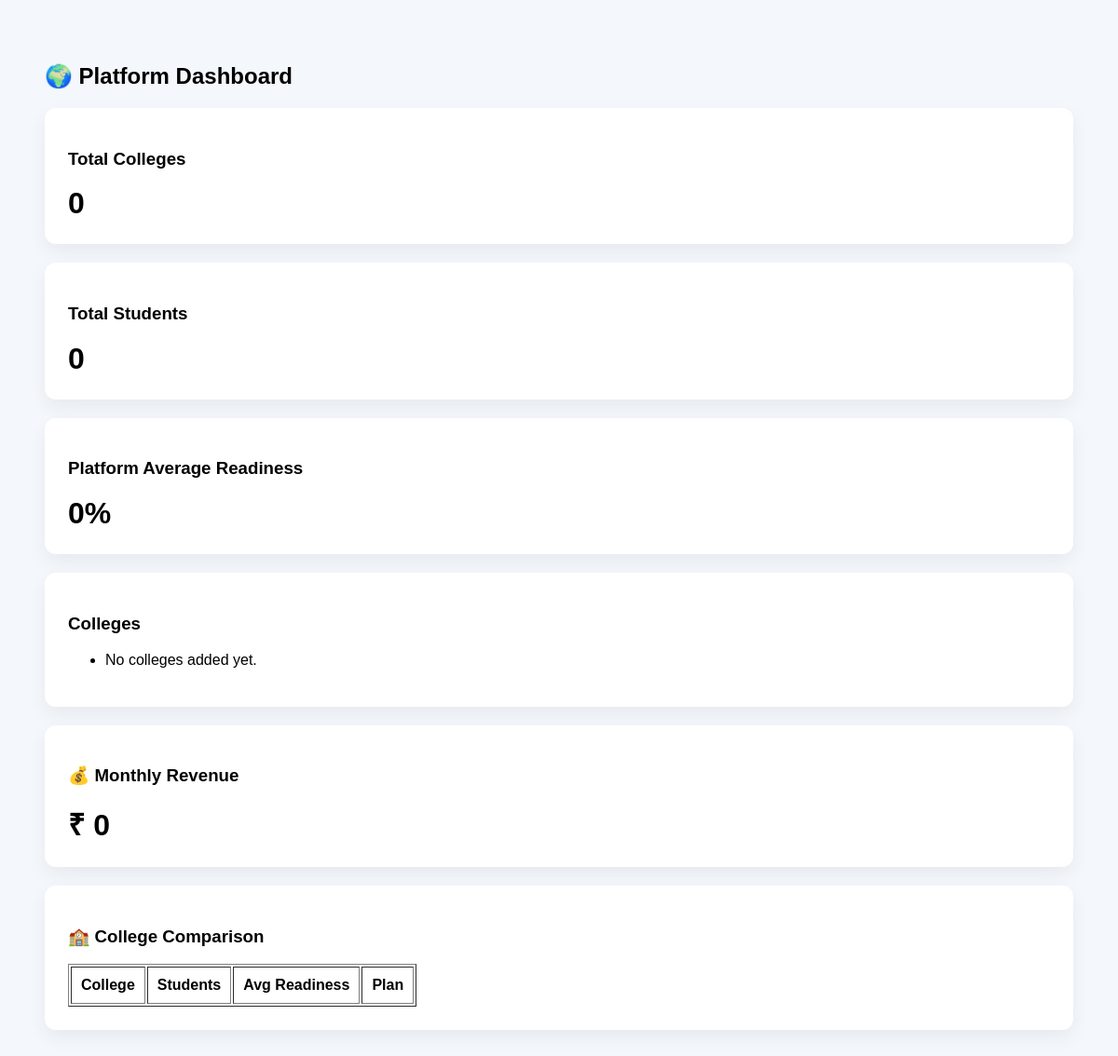
Before: /platform/dashboard/ (signed in) with the older database file.
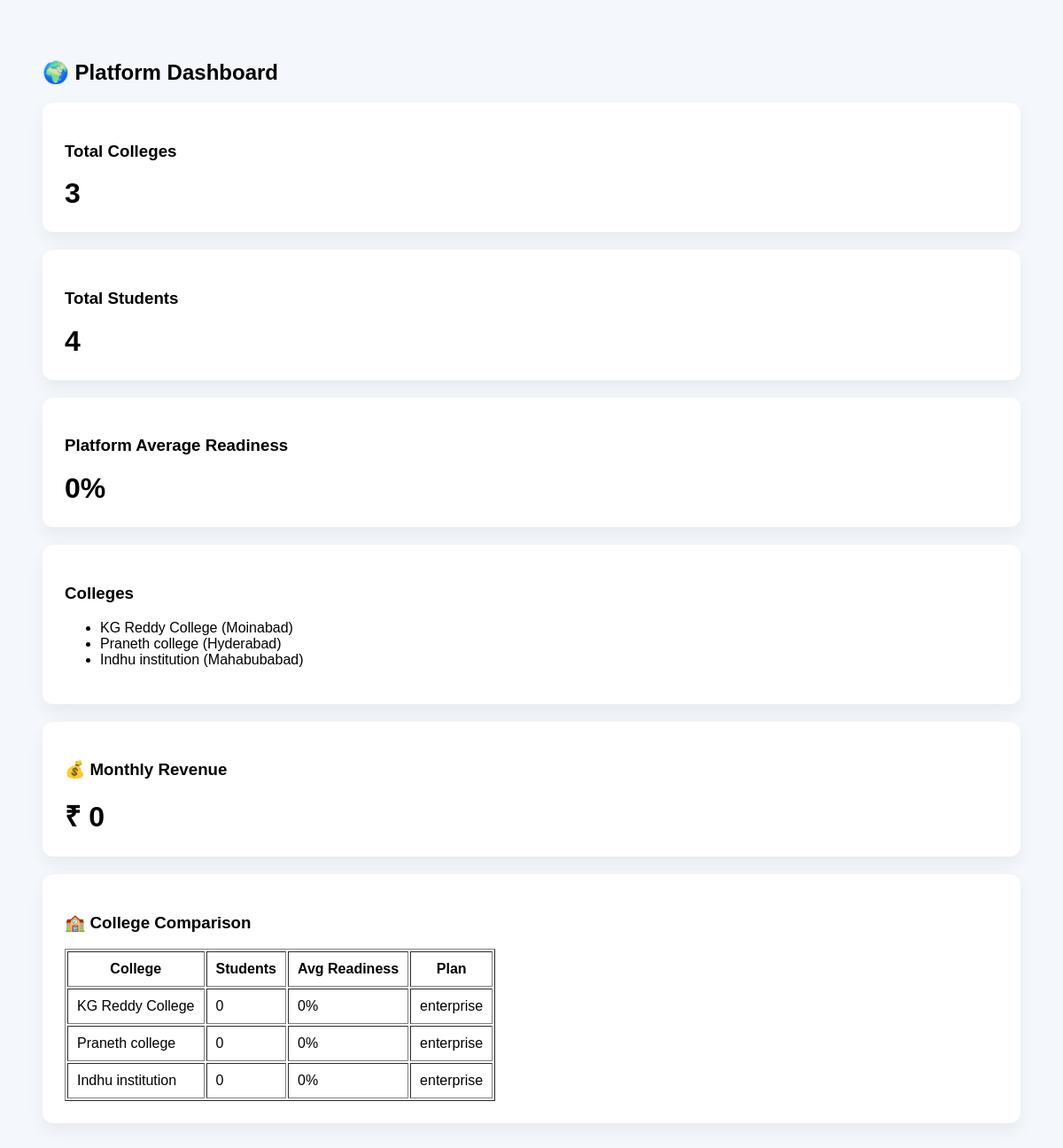
After: the same page with the newer database file.
### core/models.py (models this page shows, shortened)
class Institution(models.Model):
    name = models.CharField(max_length=255)
    code = models.CharField(max_length=50, unique=True)
    city = models.CharField(max_length=100, blank=True)
    state = models.CharField(max_length=100, blank=True)
    admin_email = models.EmailField(
    blank=True,
    null=True,
    help_text="College admin email"
)
    created_at = models.DateTimeField(auto_now_add=True)
    PLAN_CHOICES = [
        ("free", "Free"),
        ("pro", "Pro"),
        ("enterprise", "Enterprise"),
    ]
    plan = models.CharField(
        max_length=20,
        choices=PLAN_CHOICES,
        default="free"
    )
    student_limit = models.PositiveIntegerField(default=100)
    subscription_start = models.DateField(null=True, blank=True)
    subscription_end = models.DateField(null=True, blank=True)
    monthly_price = models.FloatField(default=0.0)
    is_active = models.BooleanField(default=True)
    invite_token = models.CharField(max_length=255, blank=True, null=True)

### core/views/views_super_admin.py (the view)
# urls.py: path("platform/dashboard/", super_admin_dashboard, name="super_admin_dashboard"),
@login_required
def super_admin_dashboard(request):
    if not (
        request.user.username == "Naveen" and
        request.user.email == "naveenrom232@gmail.com"
    ):
        return render(request, "core/not_authorized.html")
    institutions = Institution.objects.all()
    total_colleges = institutions.count()
    total_students = SkillProfile.objects.count()
    avg_readiness = (
        SkillProfile.objects.aggregate(
            avg=Avg("readiness_score")
        )["avg"] or 0
    )
    total_revenue = (
        Institution.objects.filter(is_active=True)
        .aggregate(total=Sum("monthly_price"))["total"] or 0
    )
    college_analytics = []
    for inst in institutions:
        student_ids = inst.institutionmembership_set.filter(
            role="student"
        ).values_list("user", flat=True)
        avg = SkillProfile.objects.filter(
            user__in=student_ids
        ).aggregate(avg=Avg("readiness_score"))["avg"] or 0
        college_analytics.append({
            "name": inst.name,
            "avg_readiness": round(avg, 2),
            "students": len(student_ids),
            "plan": inst.plan,
        })
    return render(request, "core/super_admin_dashboard.html", {
        "institutions": institutions,
        "total_colleges": total_colleges,
        "total_students": total_students,
        "total_revenue": total_revenue,
        "college_analytics": college_analytics,
        "avg_readiness": round(avg_readiness, 2),
    })

### templates/core/super_admin_dashboard.html (shortened to what this page needs)
<!DOCTYPE html>
<html>
<head>
</head>
<body>
<h2>🌍 Platform Dashboard</h2>
<div class="card">
    <h3>Total Colleges</h3>
    <div class="big">{{ total_colleges }}</div>
</div>
<div class="card">
    <h3>Total Students</h3>
    <div class="big">{{ total_students }}</div>
</div>
<div class="card">
    <h3>Platform Average Readiness</h3>
    <div class="big">{{ avg_readiness }}%</div>
</div>
<div class="card">
    <h3>Colleges</h3>
    <ul>
        {% for i in institutions %}
            <li>{{ i.name }} ({{ i.city }})</li>
        {% empty %}
            <li>No colleges added yet.</li>
        {% endfor %}
    </ul>
</div>
<div class="card">
    <h3>💰 Monthly Revenue</h3>
    <div class="big">₹ {{ total_revenue }}</div>
</div>
<div class="card">
    <h3>🏫 College Comparison</h3>
    <table border="1" cellpadding="10">
        <tr>
            <th>College</th>
            <th>Students</th>
            <th>Avg Readiness</th>
            <th>Plan</th>
        </tr>
        {% for c in college_analytics %}
        <tr>
            <td>{{ c.name }}</td>
            <td>{{ c.students }}</td>
            <td>{{ c.avg_readiness }}%</td>
            <td>{{ c.plan }}</td>
        </tr>
        {% endfor %}
    </table>
</div>
</body>
</html>

### templates/core/super_admin_dashboard.html (style rules this page uses)
body { font-family: Arial; padding:40px; background:#f4f7fb; }
.card { background:white; padding:25px; border-radius:12px; margin-bottom:20px; box-shadow:0 8px 20px rgba(0,0,0,0.06); }
.big { font-size:2rem; font-weight:800; }

Changed rows visible on the page:
added Institution: name "KG Reddy College", city "Moinabad", name "KG Reddy College", plan "enterprise"
added Institution: name "Praneth college", city "Hyderabad", name "Praneth college", plan "enterprise"
added Institution: name "Indhu institution", city "Mahabubabad", name "Indhu institution", plan "enterprise"
Other visible differences:
{{ total_colleges }}: "0" → "3"
{{ total_students }}: "0" → "4"
new list line: "0 0 %"
text no longer shown: "No colleges added yet."
